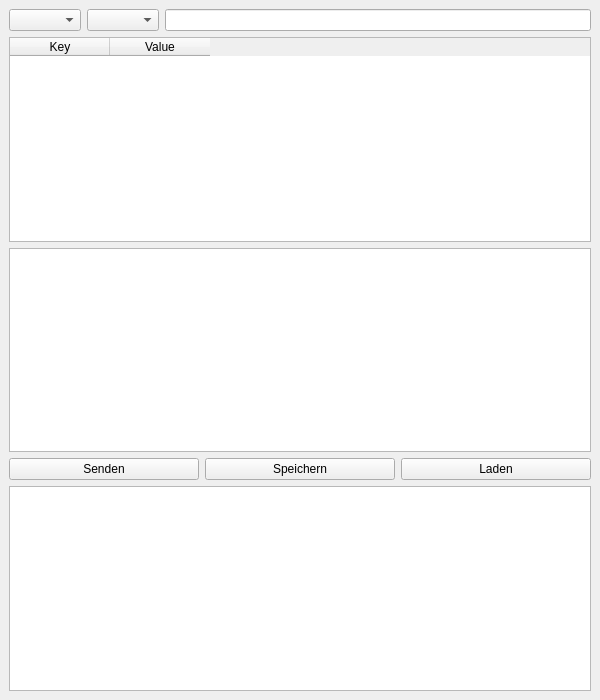
<?xml version="1.0" encoding="UTF-8"?>
<ui version="4.0">
 <class>MainWindow</class>
 <widget class="QMainWindow" name="MainWindow">
  <property name="geometry">
   <rect>
    <x>0</x>
    <y>0</y>
    <width>600</width>
    <height>700</height>
   </rect>
  </property>
  <widget class="QWidget" name="centralwidget">
   <layout class="QVBoxLayout" name="verticalLayout">
    <item>
     <layout class="QHBoxLayout" name="urlLayout">
      <item>
       <widget class="QComboBox" name="methodBox"/>
      </item>
      <item>
       <widget class="QComboBox" name="protocolBox"/>
      </item>
      <item>
       <widget class="QLineEdit" name="urlEdit"/>
      </item>
     </layout>
    </item>
    <item>
     <widget class="QTableWidget" name="headersTable">
      <column>
       <property name="text">
        <string>Key</string>
       </property>
      </column>
      <column>
       <property name="text">
        <string>Value</string>
       </property>
      </column>
     </widget>
    </item>
    <item>
     <widget class="QTextEdit" name="bodyEdit"/>
    </item>
    <item>
     <layout class="QHBoxLayout" name="buttonLayout">
      <item>
       <widget class="QPushButton" name="sendButton">
        <property name="text">
         <string>Senden</string>
        </property>
       </widget>
      </item>
      <item>
       <widget class="QPushButton" name="saveButton">
        <property name="text">
         <string>Speichern</string>
        </property>
       </widget>
      </item>
      <item>
       <widget class="QPushButton" name="loadButton">
        <property name="text">
         <string>Laden</string>
        </property>
       </widget>
      </item>
     </layout>
    </item>
    <item>
     <widget class="QTextEdit" name="responseView"/>
    </item>
   </layout>
  </widget>
 </widget>
 <resources/>
 <connections/>
</ui>
